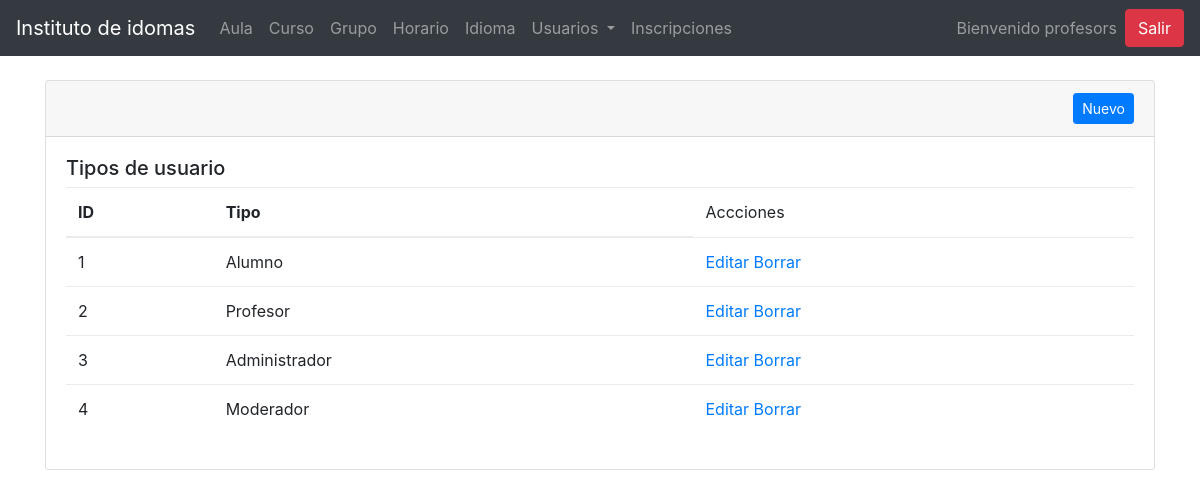
The app's page /?page=adm-tipo-usuario (signed in) with its own data.
### tables this page shows
CREATE TABLE `tipo_usuario` (
  `id` int(11) NOT NULL AUTO_INCREMENT,
  `tipo` varchar(45) NOT NULL,
  PRIMARY KEY (`id`)
);

### controllers/admin/usuarioTipoController.php (called while the page is built)
<?php
if ($_POST) {
    include '../../models/Conexion.php';
    if ($_POST['tipo'] == 'registro') {
        $tipo = $_POST['nombre'];
        $sql = "INSERT INTO tipo_usuario(tipo) VALUES ('$tipo')";
        $query = $pdo->exec($sql);
        header("location:../../?page=adm-tipo-usuario");
    } elseif ($_POST['tipo'] == 'actualizar') {
    } elseif ($_POST['tipo'] == 'borrar') {
    } elseif ($_GET['page'] == 'adm-usuario') {
        include 'models/Conexion.php';
        $id = $_GET['id'];
        $sql = "select nombre from idioma where id =$id";
        $query = $pdo->query($sql);
        $res = $query->fetchObject();
    }
} else {
    include 'models/Conexion.php';
    $sql = "SELECT * FROM tipo_usuario";
    $query = $pdo->query($sql);
}

### views/cpanel/admin/tipo_usuario.php (the view, shortened to what this page needs)
<?php require_once 'controllers/admin/usuarioTipoController.php' ?>
    <body>
    <br>
    <div class="container">
        <div class="row">
            <div class="col-md-12">
                <div class="card">
                    <div class="card-header text-right">
                        <button class="btn btn-sm btn-primary" data-toggle="modal" data-target="#exampleModal">Nuevo
                        </button>
                    </div>
                    <div class="card-body">
                        <h5>Tipos de usuario</h5>
                        <table class="table" ng-controller="aulaController">
                            <thead>
                            <tr>
                                <th>ID</th>
                                <th>Tipo</th>
                                <td>Accciones</td>
                            </tr>
                            </thead>
                            <tbody>
                            <?php
                            foreach ($query as $row) {
                                echo "<tr>";
                                echo "<td>$row[id]</td>";
                                echo "<td>$row[tipo]</td>";
                                echo "<td>
                                            <a href='?page=adm-tipo-usuario-editar&id=$row[id]'>Editar</a>
                                            <a href='#' data-toggle='modal' data-target='#deleteModal'>Borrar</a>
                                          </td>";
                                echo "</tr>";
                            }
                            ?>
                            </tbody>
                        </table>
                    </div>
                </div>
            </div>
        </div>
        <br>
    </div>

### records on screen
tipo_usuario: id "1", tipo "Alumno"
tipo_usuario: id "2", tipo "Profesor"
tipo_usuario: id "3", tipo "Administrador"
tipo_usuario: id "4", tipo "Moderador"

### other values on screen
$_SESSION['usuario']->nombre "profesors"
